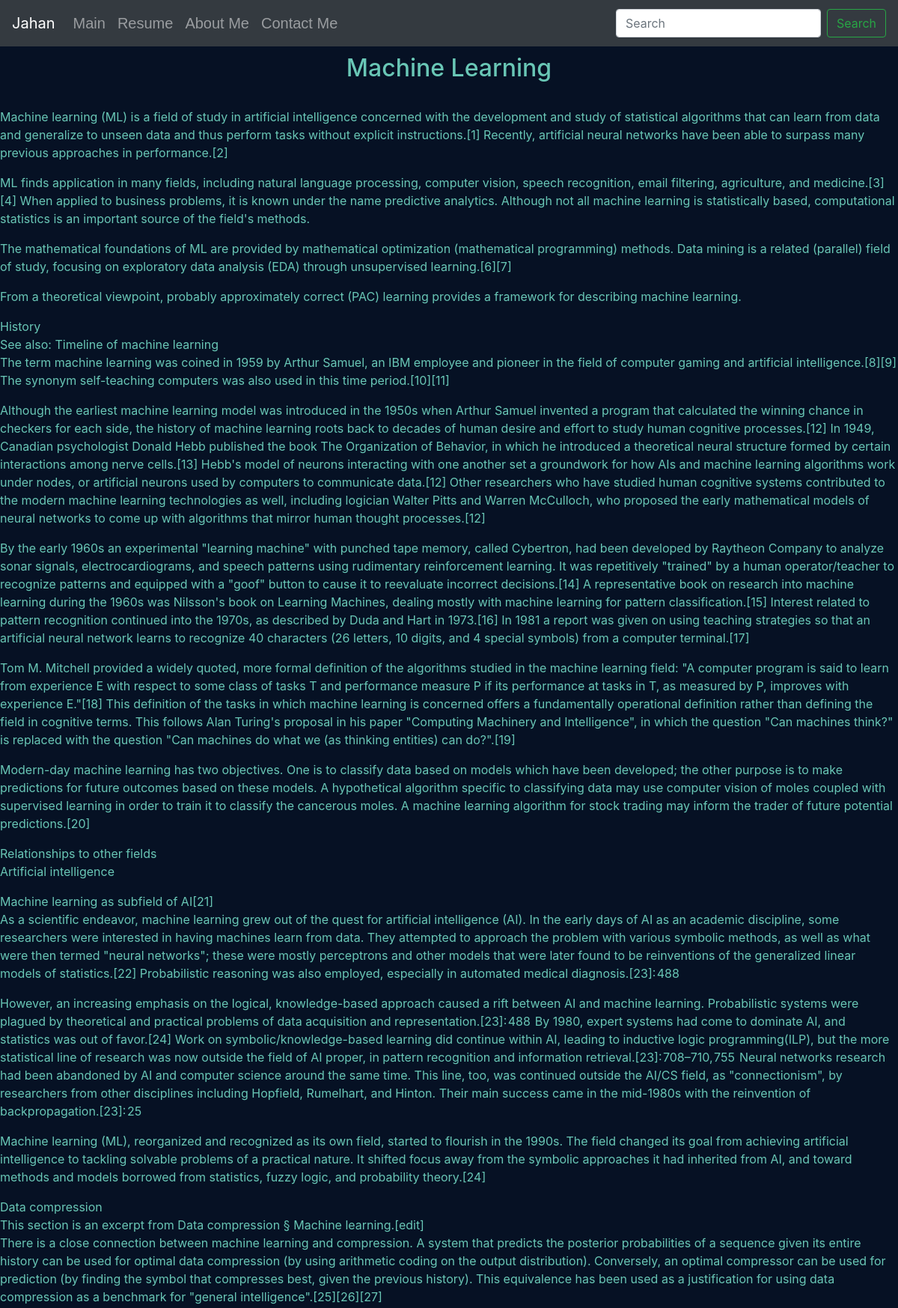
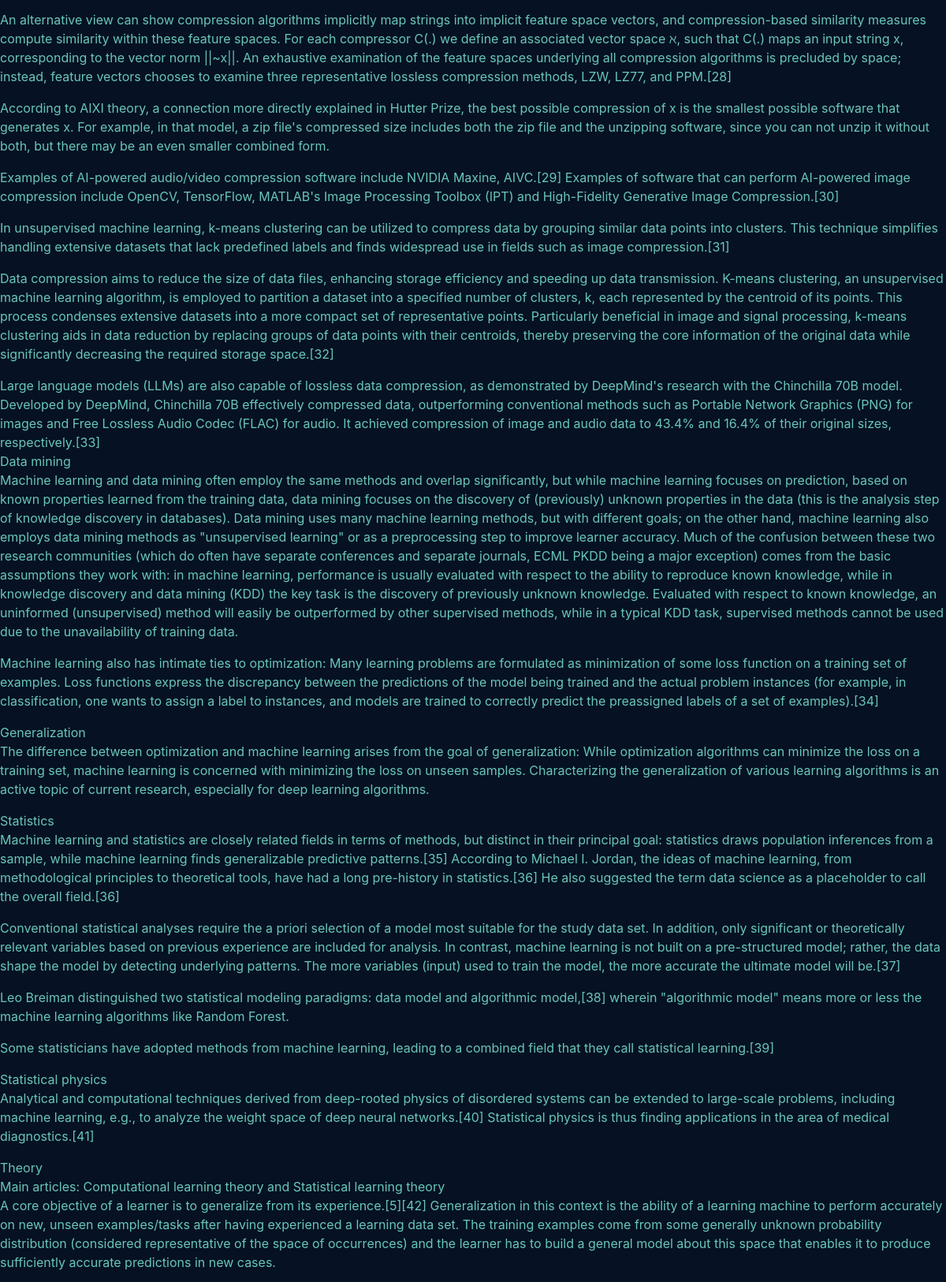
The app's page /post/1/ (upper part) with its own data (2 pictures, top to bottom).
### blog/models.py (models this page shows, shortened)
class Post(models.Model):
    title = models.CharField(max_length=255)
    body = models.TextField()
    created_on = models.DateTimeField(auto_now_add=True)
    last_modified = models.DateTimeField(auto_now=True)
    categories = models.ManyToManyField("Category", related_name="posts")

### blog/views.py (the view, shortened to what this page needs)
# urls.py: path("post/<int:pk>/", views.blog_detail, name="blog_detail"),
def blog_detail(request, pk):
    post = Post.objects.get(pk=pk)
    form = CommentForm()
    comments = Comment.objects.filter(post=post)
    context = {
        "post": post,
        "comments": comments,
        "form": CommentForm(),
    }
    return render(request, "blog/detail.html", context)

### blog/forms.py
class CommentForm(forms.Form):
    author = forms.CharField(
        max_length=60,
        widget=forms.TextInput(
            attrs={"class": "form-control", "placeholder": "Your Name"}
        ),
    )
    body = forms.CharField(
        widget=forms.Textarea(
            attrs={"class": "form-control", "placeholder": "Leave a comment!"}
        )
    )

### blog/templates/blog/detail.html (shortened to what this page needs)
{% extends 'base.html' %}
{% load static %}
{% block page_title %}
    <h2>{{ post.title }}</h2>
{% endblock page_title %}
{% block page_content %}
<link rel="stylesheet" href="{% static 'styles/detail.css' %}">
<p>{{ post.body | linebreaks }}</p>
{% endblock page_content %}

### static/styles/base.css (style rules this page uses)
body { display: flex; flex-direction: column; background-color: #061124; color: #69C7B6; }
h2 { text-align: center; padding: 10px; }

### records on screen
Post: title "Machine Learning", body "Machine learning (ML) is a field of study in artificial intelligence concerned with the development and study of statistical algorithms that can learn from data and generalize to unseen data and thus perform tasks without explicit instructions.[1] Recently, artificial neural networks have been able to surpass many previous approaches in performance.[2] ML finds application in many fields, including natural language processing, computer vision, speech recognition, email filtering, agriculture, and medicine.[3][4] When applied to business problems, it is known under the name predictive analytics. Although not all machine learning is statistically based, computational statistics is an…"
